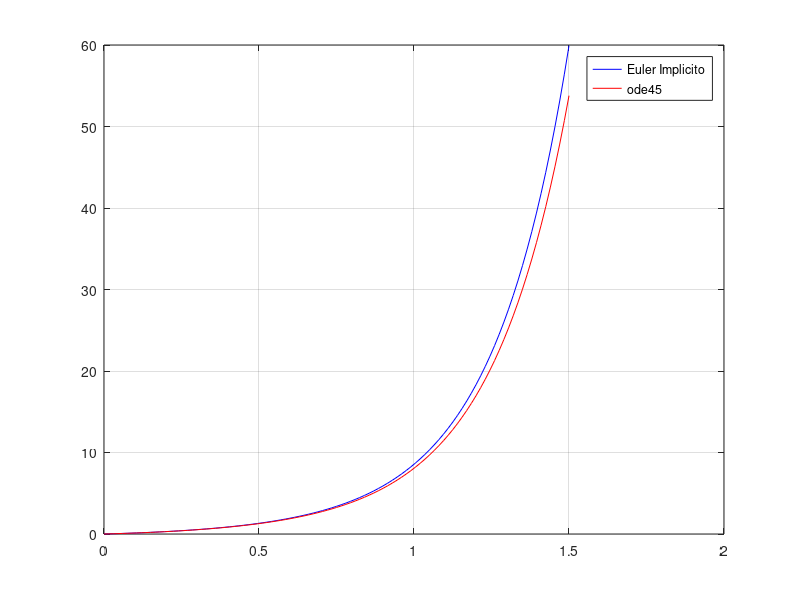
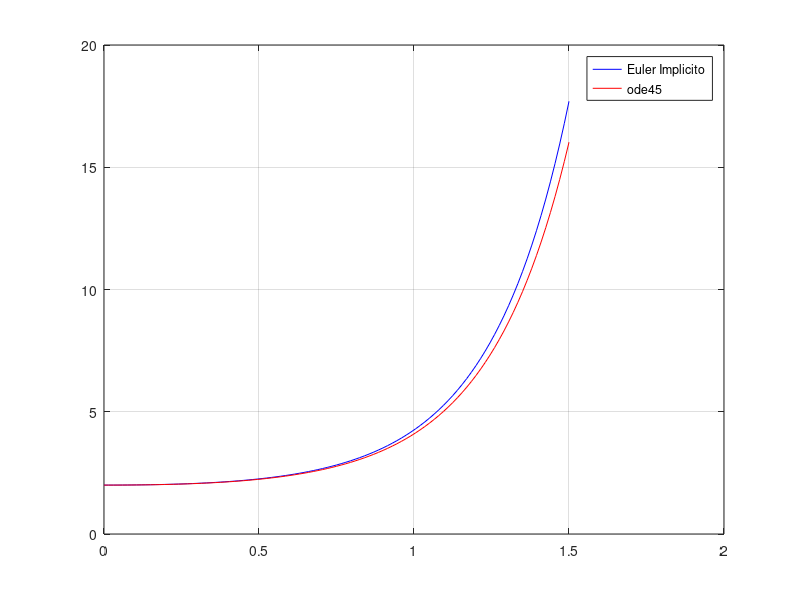

These figures' MATLAB source, in order:
clear all
close all
clc

% 6.1
% Haciendo un cambio de variable, hacemos z1 = x, z2 = y, z3 = y'
% Las ecuaciones son:
% dz1/dt = 3sin(t)z1 + 2tz2 + 1
% dz2/dt = z3
% dz3/dt = 2z1 + t^2z3 - 5z2 + e^t

% Se hara solo para la primera ecuacion:
% z1(i + 1) = z1(i) +3*h*sin(t(i + 1))z1(i + 1) + 2*t*h*z1*(i + 1) + h

N = 100;
h = 1.5/N;
t = ((1:N+1)-1)*h;

% Condiciones iniciales
z0 = [0, 2, 0];

% Vector de solucion del PVI
z = zeros(N + 1, 3);
z(1, :) = z0;
for i = 1:N
    % Sistema lineal de ecuaciones resultante del esquema de euler
    % implicito para el PVI dado
    A = [
        1 - 3*h*sin(t(i + 1)), -2*h*t(i + 1), 0;
        -h, 1, 0;
        -2*h, 5*h, 1 - h*t(i + 1)^2];
    
    b = [z(i, 1) + h; z(i, 2); z(i, 3) + h*exp(t(i + 1))];
    
    % La solucion del sistema dan los puntos de la solucion en el paso
    % siguiente
    z(i + 1, :) = (A \ b)';    
end

% Resolver con ode45 (Se le pasa el vector t para utilizar la misma
% particion anterior.
dz = @(t, z) [3*sin(t)*z(1) + 2*t*z(2) + 1; z(1); 2*z(1) + t^2*z(3) - 5*z(2) + exp(t)];
[t, zz] = ode45(dz, t, z0);

tspan = [0, 1.5];

% Graficar x
plot(t, z(:, 1), 'b'); hold on; grid on
plot(t, zz(:, 1), 'r')
legend('Euler Implicito', 'ode45')

% Graficar y
figure;
plot(t, z(:, 2), 'b'); hold on; grid on
plot(t, zz(:, 2), 'r')
legend('Euler Implicito', 'ode45')